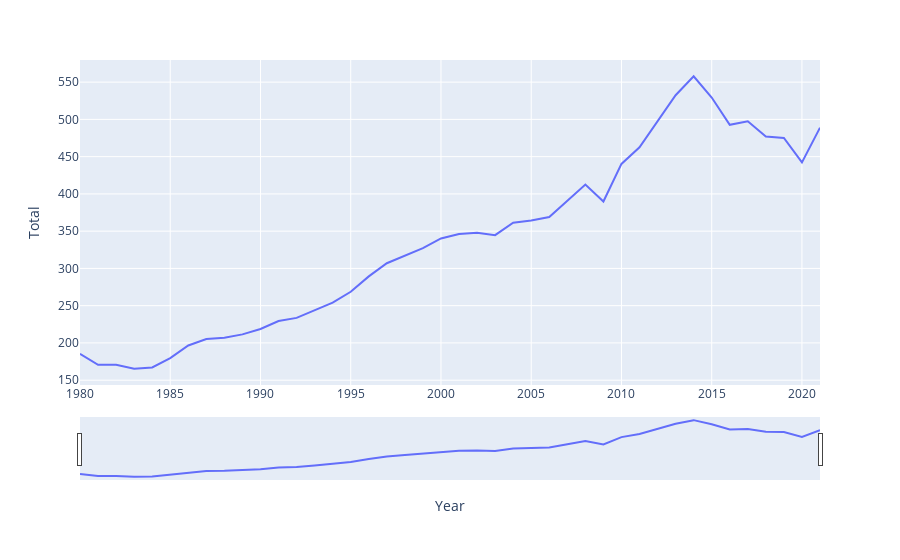

Here is the notebook cell this chart was saved with:
### Code cell
#  plot to see total emission versus year for 'Germany'
fig_ger = px.line(df, x=df.index, y="Total")
fig_ger.update_xaxes(rangeslider_visible=True)
fig_ger.show()

### Figure 1 — Plotly figure (JSON) as saved in the notebook; plotly's stock layout.template omitted (floating-point values rounded to 4 significant figures)
{"data": [{"hovertemplate": "Year=%{x}<br>Total=%{y}<extra></extra>", "legendgroup": "", "line": {"color": "#636efa", "dash": "solid"}, "marker": {"symbol": "circle"}, "mode": "lines", "name": "", "orientation": "v", "showlegend": false, "type": "scatter", "x": [1980, 1981, 1982, 1983, 1984, 1985, 1986, 1987, 1988, 1989, 1990, 1991, 1992, 1993, 1994, 1995, 1996, 1997, 1998, 1999, 2000, 2001, 2002, 2003, 2004, 2005, 2006, 2007, 2008, 2009, 2010, 2011, 2012, 2013, 2014, 2015, 2016, 2017, 2018, 2019, 2020, 2021], "xaxis": "x", "y": [185.5, 170.6, 170.8, 165.3, 167.1, 179.6, 196.6, 205.3, 207.1, 211.4, 218.7, 229.4, 233.6, 244.3, 254.0, 268.7, 289.3, 306.9, 317.4, 327.3, 340.2, 346.2, 347.8, 344.6, 361.4, 364.4, 368.9, 390.6, 412.6, 389.8, 440.3, 462.6, 498.3, 532.4, 557.9, 529.4, 492.7, 497.4, 477.1, 475.1, 442.3, 488.9], "yaxis": "y"}], "layout": {"legend": {"tracegroupgap": 0}, "margin": {"t": 60}, "xaxis": {"anchor": "y", "domain": [0, 1], "rangeslider": {"visible": true}, "title": {"text": "Year"}}, "yaxis": {"anchor": "x", "domain": [0, 1], "title": {"text": "Total"}}}}
